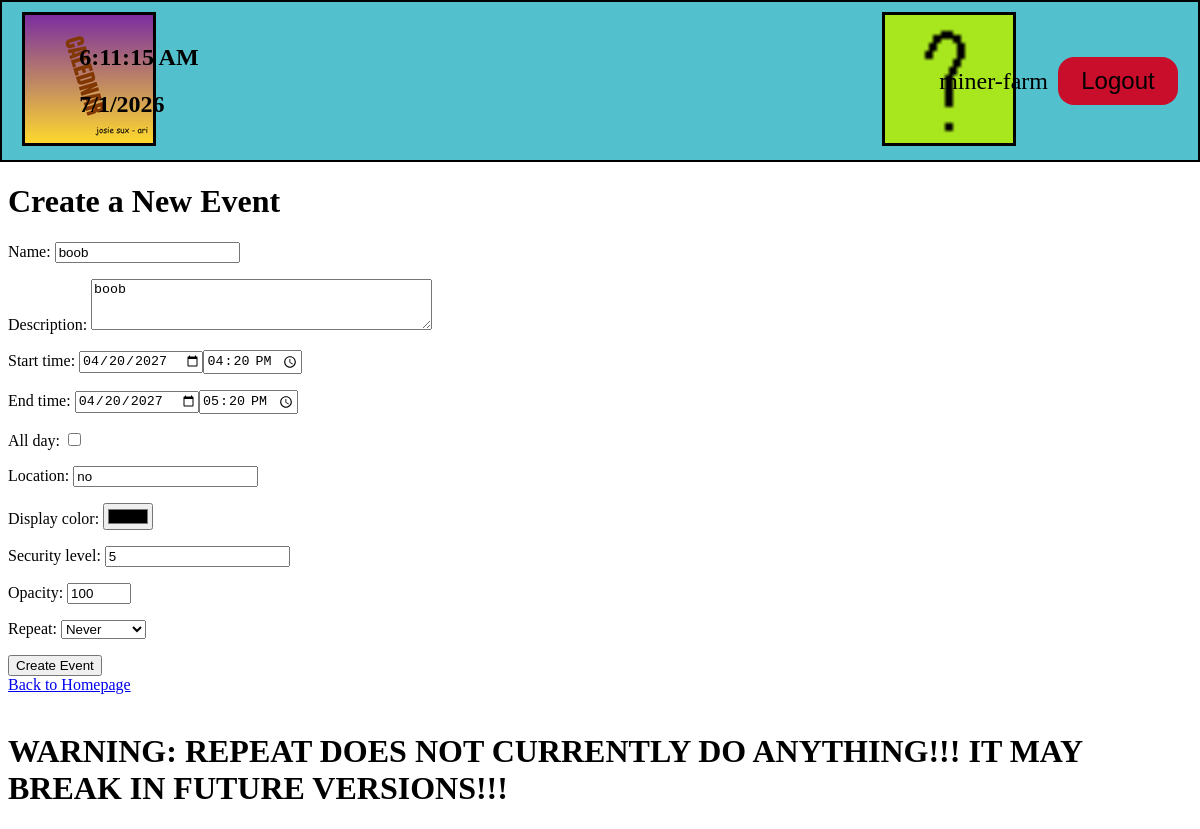
Page /SCalendar/event/1/edit (signed in) on the earlier database version.
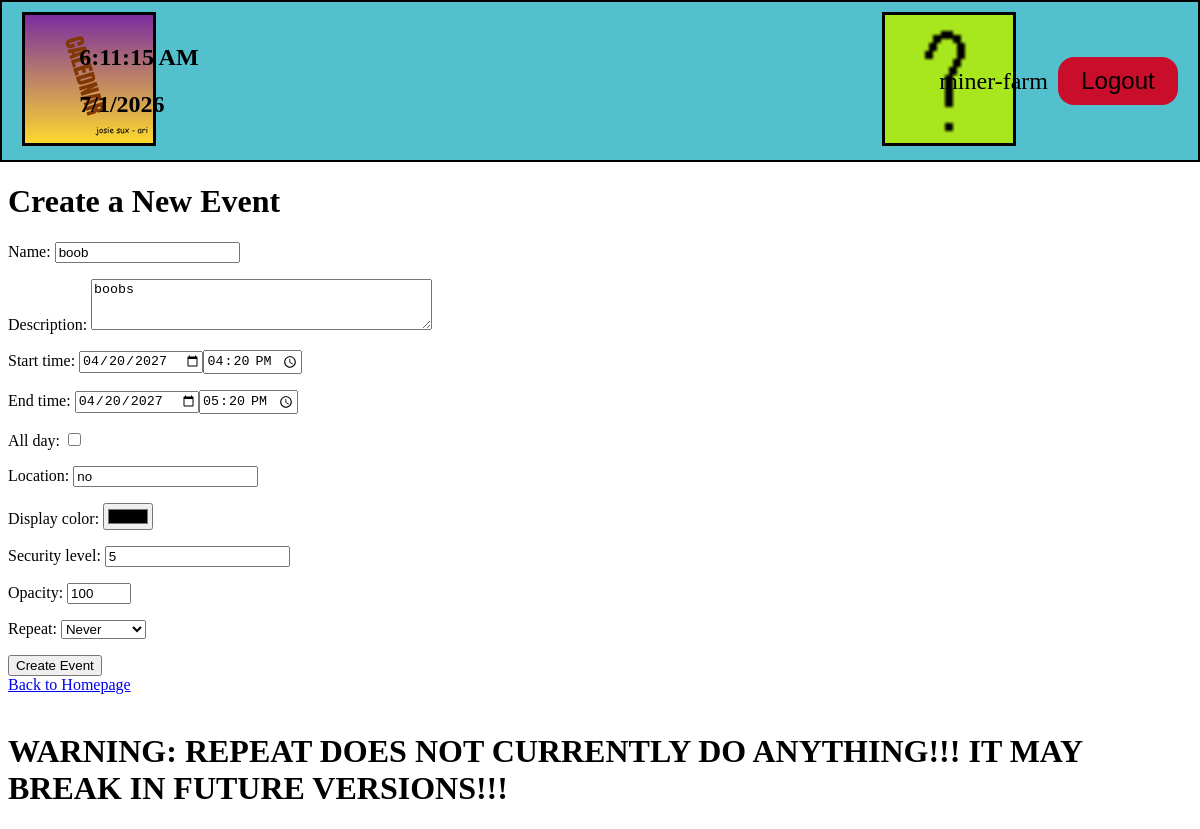
Same page on the later database version.
### SCalendar/models.py (models this page shows, shortened)
class Event(models.Model):
    REPEAT_CHOICES = [
        ("never", "Never"),
        ("daily", "Daily"),
        ("weekly", "Weekly"),
        ("fortnightly", "Fortnightly"),
        ("monthly", "Monthly"),
        ("yearly", "Yearly"),
    ]
    profile = models.ForeignKey(Profile, on_delete=models.CASCADE)
    name = models.CharField(max_length=100)
    description = models.TextField()
    start_time = models.DateTimeField()
    end_time = models.DateTimeField()
    duration = int
    all_day = models.BooleanField(default=False)
    location = models.CharField(max_length=200)
    repeat = models.CharField(max_length=20, choices=REPEAT_CHOICES, default="never")
    display_color = models.CharField(max_length=7)
    created_at = models.DateTimeField(auto_now_add=True)
    last_updated_at = models.DateTimeField(auto_now=True)
    security_level = models.IntegerField(default=5) # NEED TO UPDATE TO REMOVE
    opacity = models.IntegerField(default=100)

### SCalendar/views.py (the view)
# urls.py: path('event/<int:event_id>/edit', views.edit_event, name='edit_event'),
def edit_event(request, event_id): # Gets event then sends the data in the event to the make event page to then be remade
    event = get_object_or_404(Event, pk=event_id)
    if request.user.profile != event.profile:
        return redirect("SCalendar:home")
    if request.method == "POST":
        form = EventForm(request.POST, profile=request.user.profile, instance=event)
        if form.is_valid():
            event = form.save()
            messages.success(request, f"Event '{event.name}' updated successfully.")
            return redirect("SCalendar:home")
    else:
        form = EventForm(profile=request.user.profile, instance=event)
    return render(request, "SCalendar/create_event.html", {"form": form})

### SCalendar/forms.py (shortened to what this page needs)
class EventForm(forms.ModelForm):
    start_time = forms.SplitDateTimeField(
        widget=forms.SplitDateTimeWidget(
            date_attrs={'type': 'date'},
            time_attrs={'type': 'time'},
        )
    )
    end_time = forms.SplitDateTimeField(
        widget=forms.SplitDateTimeWidget(
            date_attrs={'type': 'date'},
            time_attrs={'type': 'time'},
        )
    )
    def __init__(self, *args, **kwargs):
        self.profile = kwargs.pop('profile', None)
        super().__init__(*args, **kwargs)
    class Meta:
        model = Event
        fields = ['name', 'description', 'start_time', 'end_time', 'all_day', 'location', 'display_color', 'security_level', 'opacity', 'repeat']
        widgets = {
            'description': forms.Textarea(attrs={'rows': 3}),
            'location': forms.TextInput(attrs={'placeholder': 'Enter location'}),
            'display_color': forms.ColorInput(),
            'opacity': forms.NumberInput(attrs={'min': 0, 'max': 100}),
        }

### SCalendar/templates/SCalendar/create_event.html (shortened to what this page needs)
{% extends 'SCalendar/base.html' %}
{% block content %}
    <h1>Create a New Event</h1>
    <form method="post">
        {{ form.as_p }}
        <button type="submit">Create Event</button>
    </form>
    <a href="{% url 'SCalendar:home' %}">Back to Homepage</a>
    <br>
    <br>
    <h1>WARNING: REPEAT DOES NOT CURRENTLY DO ANYTHING!!! IT MAY BREAK IN FUTURE VERSIONS!!!</h1>
{% endblock %}

Differences in the rows shown:
changed Event "boob": description "boob" → "boobs"
